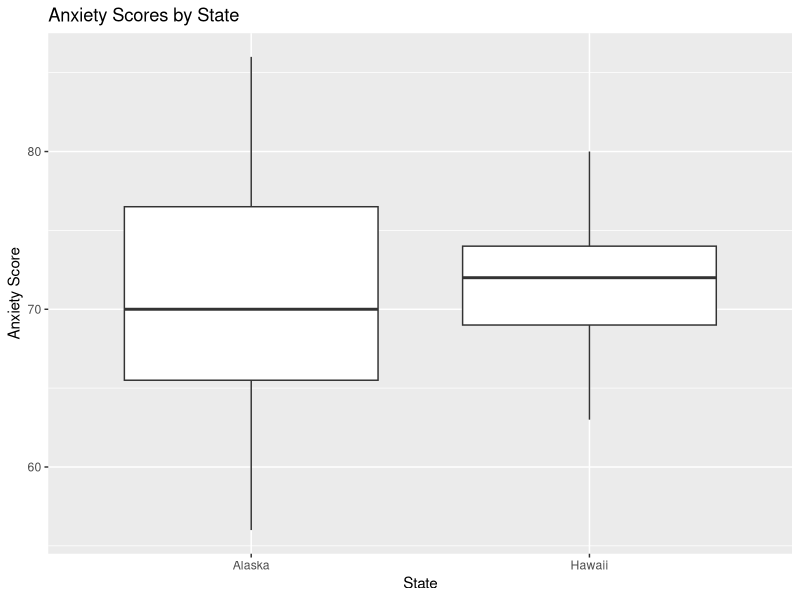
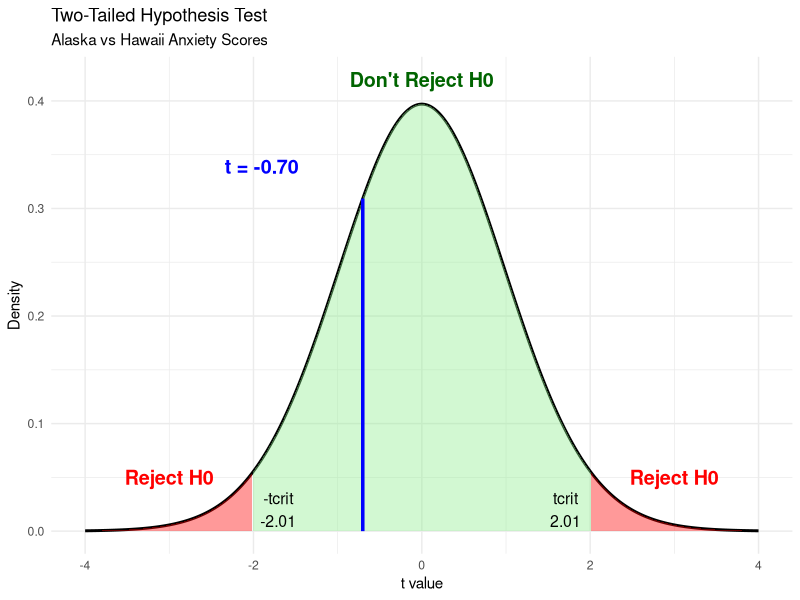
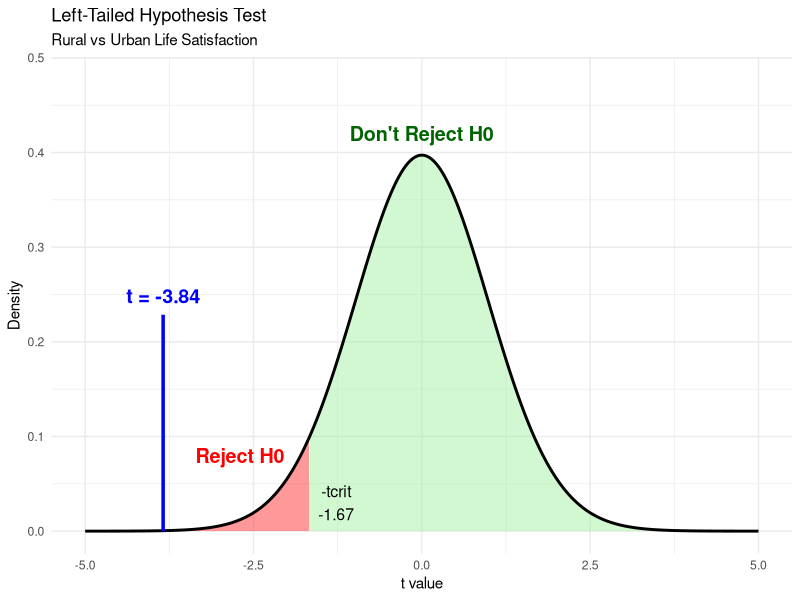

Recreate these plots in R, in order.
## ---- chunk 1
library(tidyverse)
## ---- chunk 2
alaska <- c(69,76,64,65,67,77,56,67,62,82,56,77,71,68,76,69,64,66,83,77,
            75,79,71,75,86,67,70,73,77,71,78,64,62,58,67)
hawaii <- c(64,76,74,74,73,71,75,63,67,77,74,67,69,70,64,72,72,72,74,76,
            67,69,80,73,68,77,71,73,69,68,71,71,73,75,71)
## ---- chunk 3
length(alaska)
length(hawaii)
## ---- chunk 4
anxiety_scores_df <- data.frame(
  anxiety_score = c(alaska, hawaii),
  state = c(rep("Alaska", length(alaska)),
            rep("Hawaii", length(hawaii)))
)
## ---- chunk 5
anxiety_scores_df |> str() 
## ---- chunk 6
anxiety_scores_df |>
  group_by(state) |>
  summarise(
    mean = round(mean(anxiety_score), 1),
    median = round(median(anxiety_score), 1),
    sd = round(sd(anxiety_score), 1)
  )
## ---- chunk 7
anxiety_scores_df |>
  ggplot(aes(x = state, y = anxiety_score)) +
  geom_boxplot() +
  labs(
    title = "Anxiety Scores by State",
    x = "State",
    y = "Anxiety Score"
  )
## ---- chunk 8
var.test(alaska, hawaii, alternative = "two.sided")
## ---- chunk 9
t.test(alaska, hawaii,
       alternative = "two.sided",
       var.equal = FALSE)
## ---- chunk 10
# Compute the pooled standard deviation and store the result in a variable.
sp_anxiety <- sqrt(
  (34*var(alaska) + 34*var(hawaii)) / (35+35-2)
)
round(sp_anxiety, 2)
## ---- chunk 11
effect_size <- abs(mean(alaska) - mean(hawaii)) / sp_anxiety
round(effect_size,2)
## ---- chunk 12
# Nivel de significancia
alpha <- 0.05

# Grados de libertad obtenidos del Welch t-test
dfree <- 57.317

# Punto crítico para una prueba unilateral a la izquierda
t_crit <- qt(alpha, df = dfree)

round(t_crit, 2)
## ---- chunk 13
library(ggplot2)

# Degrees of freedom from the Welch t-test
dfree <- 51.503

# Test statistic from the t-test
t_value <- -0.70165

# Critical value for alpha = 0.05 (two-tailed test)
t_crit <- qt(0.975, df = dfree)

# Height of the curve at the test statistic
t_height <- dt(t_value, df = dfree)

# Create data for the t distribution
x <- seq(-4, 4, length = 1000)

t_dist_df <- data.frame(
  x = x,
  y = dt(x, df = dfree)
)

ggplot(t_dist_df, aes(x = x, y = y)) +

  # t distribution curve
  geom_line(linewidth = 1, color = "black") +
  
  # Non-rejection region
  geom_area(
  data = subset(t_dist_df, x >= -t_crit & x <= t_crit),
  fill = "lightgreen",
  alpha = 0.4
  ) +

  # Left rejection region
  geom_area(
    data = subset(t_dist_df, x <= -t_crit),
    fill = "red",
    alpha = 0.4
  ) +

  # Right rejection region
  geom_area(
    data = subset(t_dist_df, x >= t_crit),
    fill = "red",
    alpha = 0.4
  ) +

  # Observed t-value
  annotate(
    "segment",
    x = t_value,
    xend = t_value,
    y = 0,
    yend = t_height,
    color = "blue",
    linewidth = 1.2
  ) +

  # Label for t statistic
  annotate(
  "text",
  x = t_value + -1.2,
  y = t_height + 0.03,
  label = "t = -0.70",
  color = "blue",
  fontface = "bold",
  size = 5
  ) +

  # Labels for rejection regions
  annotate(
    "text",
    x = -3,
    y = 0.05,
    label = "Reject H0",
    color = "red",
    fontface = "bold",
    size = 5
  ) +

  annotate(
    "text",
    x = 3,
    y = 0.05,
    label = "Reject H0",
    color = "red",
    fontface = "bold",
    size = 5
  ) +

  # Label for non-rejection region
  annotate(
    "text",
    x = 0,
    y = 0.42,
    label = "Don't Reject H0",
    color = "darkgreen",
    fontface = "bold",
    size = 5
  ) +

  # Critical values
  annotate(
    "text",
    x = -t_crit + 0.3,
    y = 0.02,
    label = paste0("-tcrit\n", round(-t_crit, 2)),
    size = 4
  ) +

  annotate(
    "text",
    x = t_crit - 0.3,
    y = 0.02,
    label = paste0("tcrit\n", round(t_crit, 2)),
    size = 4
  ) +

  labs(
    title = "Two-Tailed Hypothesis Test",
    subtitle = "Alaska vs Hawaii Anxiety Scores",
    x = "t value",
    y = "Density"
  ) +

  theme_minimal()

## ---- chunk 14
rural <- c(
  82, 60, 65, 69, 57, 65, 65, 47, 75, 71,
  59, 63, 70, 62, 63, 50, 71, 66, 68, 50,
  82, 67, 61, 85, 65, 50, 61, 42, 75, 61
)

urban <- c(
  68, 86, 58, 80, 54, 68, 63, 90, 93, 72,
  83, 73, 81, 67, 58, 57, 79, 97, 78, 70,
  94, 77, 76, 78, 74, 72, 61, 80, 74, 87
)
## ---- chunk 15
t.test(rural, urban,
       alternative = "less")
## ---- chunk 16
sp_life <- sqrt(
  (29 * var(rural) + 29 * var(urban)) /
  (30 + 30 - 2)
)
round(sp_life, 2)
## ---- chunk 17
mean_diff <- abs(mean(rural) - mean(urban))
round(mean_diff, 2)
## ---- chunk 18
round(sp_life / 2, 2)
## ---- chunk 19
library(ggplot2)

# Estadístico t y grados de libertad obtenidos del t.test()

t_value <- -3.8422
dfree <- 57.317

# Valor crítico para alpha = 0.05 (cola izquierda)
t_crit <- qt(0.05, df = dfree)

# Datos para la distribución t
x <- seq(-5, 5, length = 1000)

t_dist_df <- data.frame(
  x = x,
  y = dt(x, df = dfree)
)



ggplot(t_dist_df, aes(x, y)) +

  # Región de rechazo
  geom_area(
    data = subset(t_dist_df, x <= t_crit),
    fill = "red",
    alpha = 0.4
  ) +

  # Región de no rechazo
  geom_area(
    data = subset(t_dist_df, x > t_crit),
    fill = "lightgreen",
    alpha = 0.4
  ) +

  # Curva t
  geom_line(linewidth = 1, color = "black") +

  # Línea del estadístico observado
  annotate(
    "segment",
    x = t_value,
    xend = t_value,
    y = 0,
    yend = max(t_dist_df$y)/2 + 0.03,
    color = "blue",
    linewidth = 1.2
  ) +

  # Etiqueta del estadístico
  annotate(
    "text",
    x = t_value ,
    y = max(t_dist_df$y)/2 + 0.05,
    label = paste0("t = ", round(t_value, 2)),
    color = "blue",
    fontface = "bold",
    size = 5
  ) +

  # Etiqueta región de rechazo
  annotate(
    "text",
    x = -2.7,
    y = 0.08,
    label = "Reject H0",
    color = "red",
    fontface = "bold",
    size = 5
  ) +

  # Etiqueta región de no rechazo
  annotate(
    "text",
    x = 0,
    y = 0.42,
    label = "Don't Reject H0",
    color = "darkgreen",
    fontface = "bold",
    size = 5
  ) +

  # Etiqueta del valor crítico
  annotate(
    "text",
    x = t_crit + 0.4,
    y = 0.03,
    label = paste0("-tcrit\n", round(t_crit, 2)),
    size = 4
  ) +

  labs(
    title = "Left-Tailed Hypothesis Test",
    subtitle = "Rural vs Urban Life Satisfaction",
    x = "t value",
    y = "Density"
  ) +

  theme_minimal() +

  coord_cartesian(
    ylim = c(0, max(t_dist_df$y) + 0.08)
  )
## ---- chunk 20
# Nivel de significancia
alpha <- 0.05

# Grados de libertad obtenidos del Welch t-test
dfree <- 57.317

# Punto crítico para una prueba unilateral a la izquierda
t_crit <- qt(alpha, df = dfree)

round(t_crit, 2)
## ---- chunk 21
matrix_smoking_wrinkles <- matrix(
  c(95, 55,
    75, 75,
    66, 134),
  nrow = 3,
  byrow = TRUE,
  dimnames = list(
    c("Heavy smoker", "Light smoker", "Non-smoker"),
    c("Prominent Wrinkles", "Wrinkles not prominent")
  )
)

matrix_smoking_wrinkles
## ---- chunk 22
round(prop.table(matrix_smoking_wrinkles, margin = 1) * 100, 2)
## ---- chunk 23
chisq.test(matrix_smoking_wrinkles)
## ---- chunk 24
chisq.test(matrix_smoking_wrinkles)$expected
## ---- chunk 25
round(chisq.test(matrix_smoking_wrinkles)$residuals,2)
